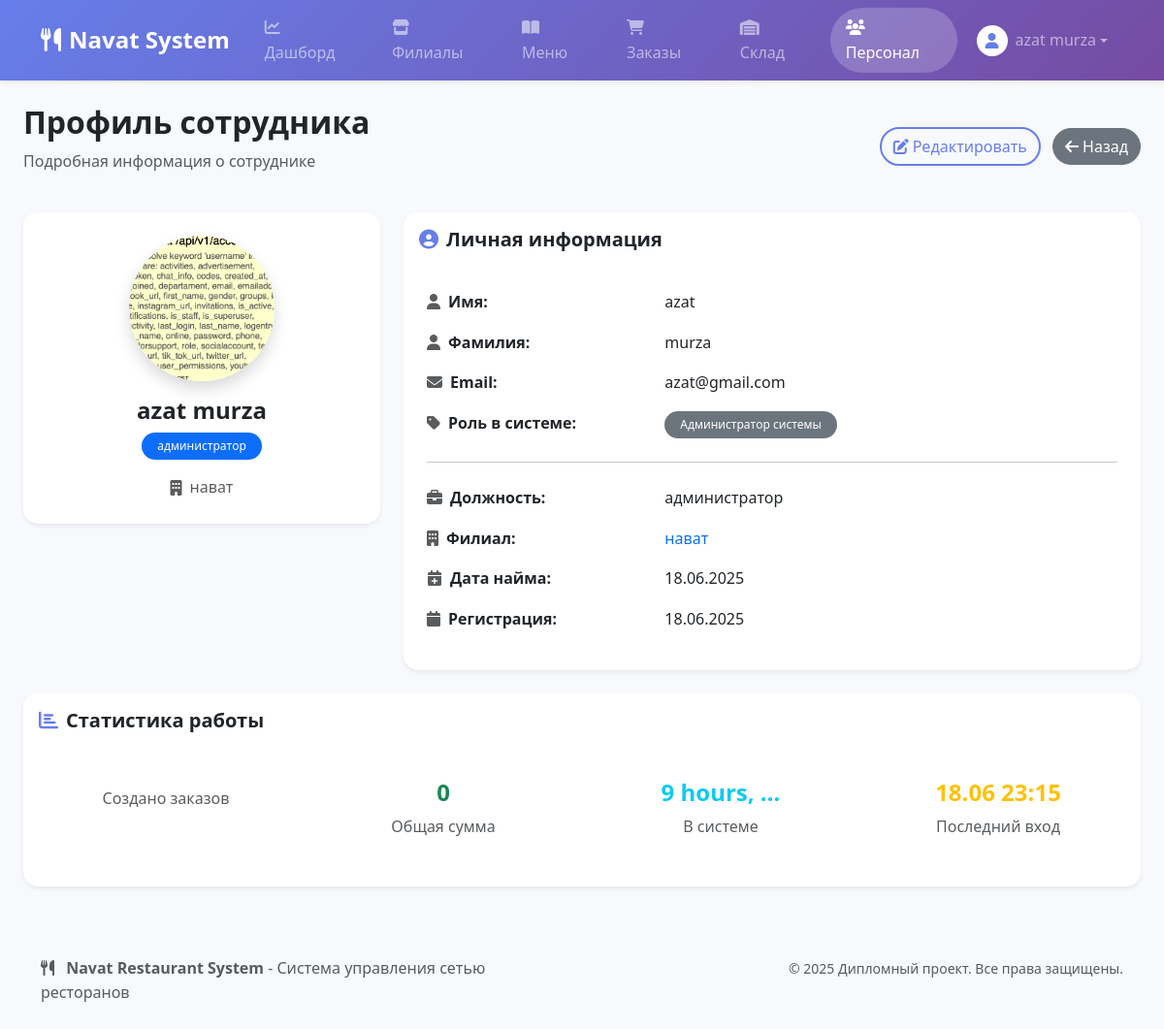
Before: /staff/1/ (signed in) with the older database file.
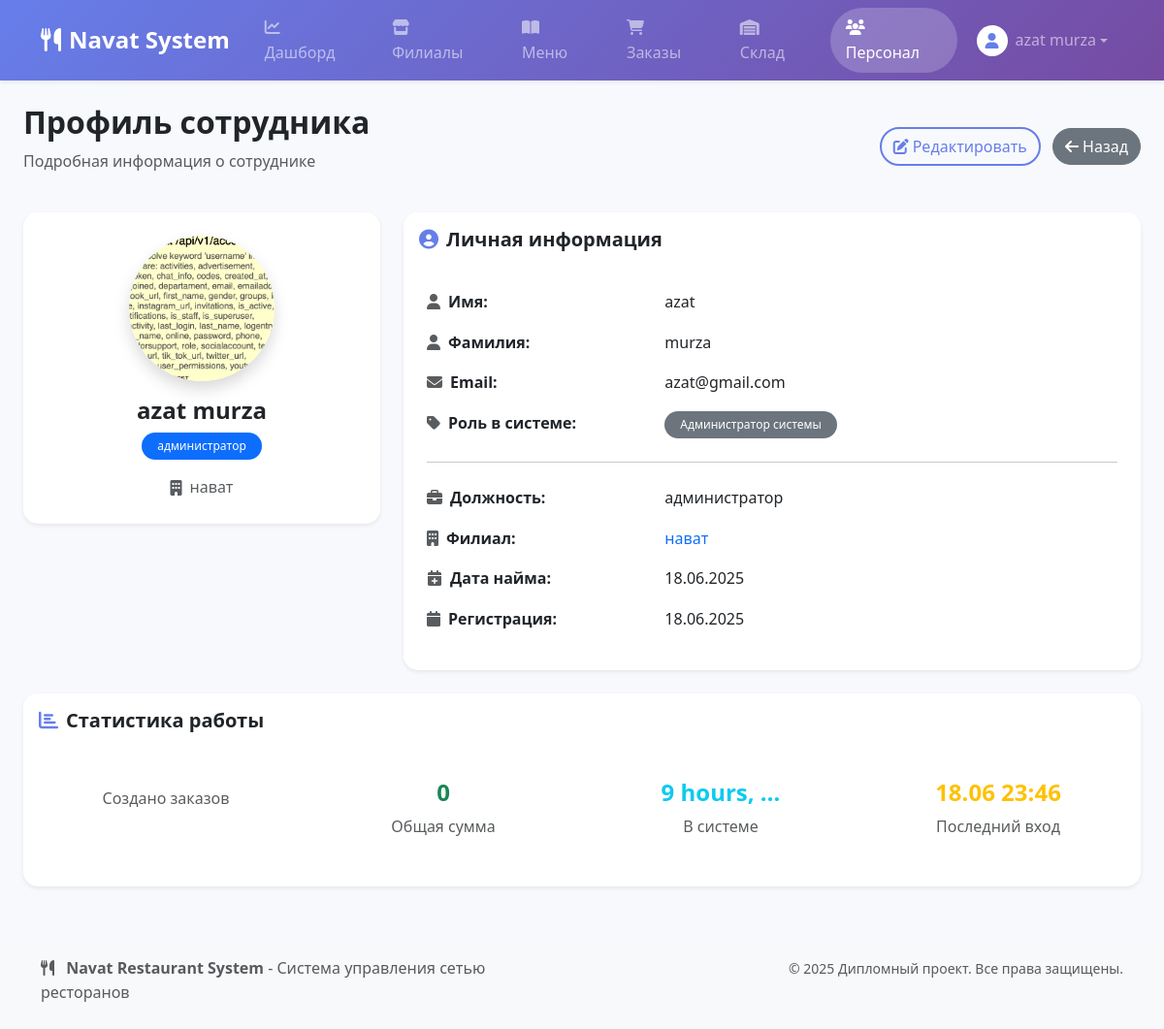
After: the same page with the newer database file.
### apps/accounts/models.py (models this page shows, shortened)
class CustomUser(AbstractUser):
    class Role(models.TextChoices):
        ADMIN = 'ADMIN', 'Администратор системы'
        MANAGER = 'MANAGER', 'Менеджер филиала'
        STAFF = 'STAFF', 'Рядовой сотрудник'
    email = models.EmailField('адрес электронной почты', unique=True)
    role = models.CharField('Роль', max_length=50, choices=Role.choices, default=Role.STAFF)
    USERNAME_FIELD = 'email'
    REQUIRED_FIELDS = ['username', 'first_name', 'last_name']
    class Meta:
        verbose_name = 'Пользователь'
        verbose_name_plural = 'Пользователи'

### apps/staff/models.py (models this page shows, shortened)
class Employee(models.Model):
    user = models.OneToOneField(
        settings.AUTH_USER_MODEL,
        on_delete=models.CASCADE,
        verbose_name='Учетная запись'
    )
    restaurant = models.ForeignKey(
        Restaurant,
        on_delete=models.SET_NULL,
        null=True,
        blank=True,
        related_name='employees',
        verbose_name='Филиал'
    )
    position = models.CharField('Должность', max_length=100) # Например: Официант, Повар, Хостес
    hire_date = models.DateField('Дата найма', auto_now_add=True)
    photo = models.ImageField('Фото', upload_to='staff_images/', blank=True, null=True)
    class Meta:
        verbose_name = 'Сотрудник'
        verbose_name_plural = 'Сотрудники'

### apps/restaurants/models.py (models this page shows, shortened)
class Restaurant(models.Model):
    name = models.CharField('Название филиала', max_length=100)
    address = models.CharField('Адрес', max_length=255)
    phone_number = models.CharField('Телефон', max_length=20)
    image = models.ImageField('Фотография ресторана', upload_to='restaurants_images/', blank=True, null=True)
    class Meta:
        verbose_name = 'Ресторан'
        verbose_name_plural = 'Рестораны'
        ordering = ['name']

### apps/staff/views.py (the view)
# urls.py: path('<int:pk>/', views.StaffDetailView.as_view(), name='detail'),
class StaffDetailView(LoginRequiredMixin, DetailView):
    model = Employee
    template_name = 'staff/detail.html'
    context_object_name = 'employee'
    def get_object(self):
        return get_object_or_404(
            Employee.objects.select_related('user', 'restaurant'),
            pk=self.kwargs['pk']
        )

### templates/staff/detail.html (shortened to what this page needs)
{% extends "base.html" %}
{% block content %}
<div class="d-flex justify-content-between align-items-center mb-4">
    <div>
        <h1 class="h2 fw-bold text-dark">Профиль сотрудника</h1>
        <p class="text-muted">Подробная информация о сотруднике</p>
    </div>
    <div>
        <a href="{% url 'staff:update' pk=employee.pk %}" class="btn btn-outline-primary me-2">
            <i class="fas fa-edit me-1"></i>Редактировать
        </a>
        <a href="{% url 'staff:list' %}" class="btn btn-secondary">
            <i class="fas fa-arrow-left me-1"></i>Назад
        </a>
    </div>
</div>
<div class="row">
    <div class="col-md-4 mb-4">
        <div class="card border-0 shadow-sm" style="border-radius: 15px;">
            <div class="card-body text-center p-4">
                {% if employee.photo %}
                    <img src="{{ employee.photo.url }}" class="rounded-circle mb-3 shadow" width="150" height="150" style="object-fit: cover;">
                {% else %}
                    <div class="mx-auto mb-3 d-flex align-items-center justify-content-center rounded-circle shadow" style="width: 150px; height: 150px; background: linear-gradient(135deg, #667eea 0%, #764ba2 100%);">
                        <i class="fas fa-user fa-4x text-white"></i>
                    </div>
                {% endif %}
                <h4 class="fw-bold mb-2">{{ employee.user.get_full_name|default:employee.user.username }}</h4>
                <span class="badge bg-primary px-3 py-2 rounded-pill mb-3">{{ employee.position }}</span>
                {% if employee.restaurant %}
                <div class="d-flex align-items-center justify-content-center text-muted">
                    <i class="fas fa-building me-2"></i>
                    <span>{{ employee.restaurant.name }}</span>
                </div>
                {% endif %}
            </div>
        </div>
    </div>
    <div class="col-md-8 mb-4">
        <div class="card border-0 shadow-sm" style="border-radius: 15px;">
            <div class="card-header bg-white border-0 py-3">
                <h5 class="mb-0 fw-bold">
                    <i class="fas fa-user-circle me-2 text-primary"></i>Личная информация
                </h5>
            </div>
            <div class="card-body p-4">
                <div class="row mb-3">
                    <div class="col-sm-4"><strong><i class="fas fa-user me-2 text-muted"></i>Имя:</strong></div>
                    <div class="col-sm-8">{{ employee.user.first_name|default:"Не указано" }}</div>
                </div>
                <div class="row mb-3">
                    <div class="col-sm-4"><strong><i class="fas fa-user me-2 text-muted"></i>Фамилия:</strong></div>
                    <div class="col-sm-8">{{ employee.user.last_name|default:"Не указано" }}</div>
                </div>
                <div class="row mb-3">
                    <div class="col-sm-4"><strong><i class="fas fa-envelope me-2 text-muted"></i>Email:</strong></div>
                    <div class="col-sm-8">{{ employee.user.email }}</div>
                </div>
                <div class="row mb-3">
                    <div class="col-sm-4"><strong><i class="fas fa-tag me-2 text-muted"></i>Роль в системе:</strong></div>
                    <div class="col-sm-8">
                        <span class="badge bg-secondary px-3 py-2 rounded-pill">{{ employee.user.get_role_display }}</span>
                    </div>
                </div>
                <hr class="my-4">
                <div class="row mb-3">
                    <div class="col-sm-4"><strong><i class="fas fa-briefcase me-2 text-muted"></i>Должность:</strong></div>
                    <div class="col-sm-8">{{ employee.position }}</div>
                </div>
                {% if employee.restaurant %}
                <div class="row mb-3">
                    <div class="col-sm-4"><strong><i class="fas fa-building me-2 text-muted"></i>Филиал:</strong></div>
                    <div class="col-sm-8">
                        <a href="{% url 'restaurants:detail' pk=employee.restaurant.pk %}" class="text-decoration-none">
                            {{ employee.restaurant.name }}
                        </a>
                    </div>
                </div>
                {% endif %}
                <div class="row mb-3">
                    <div class="col-sm-4"><strong><i class="fas fa-calendar-plus me-2 text-muted"></i>Дата найма:</strong></div>
                    <div class="col-sm-8">{{ employee.hire_date|date:"d.m.Y" }}</div>
                </div>
                <div class="row mb-3">
                    <div class="col-sm-4"><strong><i class="fas fa-calendar me-2 text-muted"></i>Регистрация:</strong></div>
                    <div class="col-sm-8">{{ employee.user.date_joined|date:"d.m.Y" }}</div>
                </div>
            </div>
        </div>
    </div>
</div>
<div class="row">
    <div class="col-12">
        <div class="card border-0 shadow-sm" style="border-radius: 15px;">
            <div class="card-header bg-white border-0 py-3">
                <h5 class="mb-0 fw-bold">
                    <i class="fas fa-chart-bar me-2 text-primary"></i>Статистика работы
                </h5>
            </div>
            <div class="card-body">
                <div class="row text-center">
                    <div class="col-md-3 mb-3">
                        <div class="p-3">
                            <div class="text-muted">Создано заказов</div>
                        </div>
                    </div>
                    <div class="col-md-3 mb-3">
                        <div class="p-3">
                            <div class="h4 text-success fw-bold">
                                {{ employee.user.created_orders.aggregate.total_sum|default:0|floatformat:0 }}
                            </div>
                            <div class="text-muted">Общая сумма</div>
                        </div>
                    </div>
                    <div class="col-md-3 mb-3">
                        <div class="p-3">
                            <div class="h4 text-info fw-bold">
                                {% with employee.user.date_joined|timesince as work_time %}
                                    {{ work_time|truncatewords:2 }}
                                {% endwith %}
                            </div>
                            <div class="text-muted">В системе</div>
                        </div>
                    </div>
                    <div class="col-md-3 mb-3">
                        <div class="p-3">
                            <div class="h4 text-warning fw-bold">
                                {% if employee.user.last_login %}
                                    {{ employee.user.last_login|date:"d.m H:i" }}
                                {% else %}
                                    Никогда
                                {% endif %}
                            </div>
                            <div class="text-muted">Последний вход</div>
                        </div>
                    </div>
                </div>
            </div>
        </div>
    </div>
</div>
{% endblock %}

### templates/base.html (shortened to what this page needs)
{% load static %}
<!DOCTYPE html>
<html lang="ru">
<head>
    <link href="https://cdn.jsdelivr.net/npm/bootstrap@5.3.2/dist/css/bootstrap.min.css" rel="stylesheet">
    <link rel="stylesheet" href="https://cdnjs.cloudflare.com/ajax/libs/font-awesome/6.4.0/css/all.min.css">
    <link rel="stylesheet" href="{% static 'css/base.css' %}">
</head>
<body>
    <nav class="navbar navbar-expand-lg navbar-dark shadow-sm" style="background: linear-gradient(135deg, #667eea 0%, #764ba2 100%);">
        <div class="container">
            <a class="navbar-brand fw-bold" href="{% url 'analytics:dashboard' %}">
                <i class="fas fa-utensils me-2"></i>Navat System
            </a>
            <div class="collapse navbar-collapse" id="navbarNav">
                {% if user.is_authenticated %}
                <ul class="navbar-nav me-auto">
                    <li class="nav-item">
                        <a class="nav-link px-3 rounded-pill mx-1 {% if request.resolver_match.namespace == 'analytics' %}active{% endif %}" href="{% url 'analytics:dashboard' %}">
                            <i class="fas fa-chart-line me-1"></i>Дашборд
                        </a>
                    </li>
                    <li class="nav-item">
                        <a class="nav-link px-3 rounded-pill mx-1 {% if request.resolver_match.namespace == 'restaurants' %}active{% endif %}" href="{% url 'restaurants:list' %}">
                            <i class="fas fa-store me-1"></i>Филиалы
                        </a>
                    </li>
                    <li class="nav-item">
                        <a class="nav-link px-3 rounded-pill mx-1 {% if request.resolver_match.namespace == 'menu' %}active{% endif %}" href="{% url 'menu:list' %}">
                            <i class="fas fa-book-open me-1"></i>Меню
                        </a>
                    </li>
                    <li class="nav-item">
                        <a class="nav-link px-3 rounded-pill mx-1 {% if request.resolver_match.namespace == 'orders' %}active{% endif %}" href="{% url 'orders:list' %}">
                            <i class="fas fa-shopping-cart me-1"></i>Заказы
                        </a>
                    </li>
                    <li class="nav-item">
                        <a class="nav-link px-3 rounded-pill mx-1 {% if request.resolver_match.namespace == 'inventory' %}active{% endif %}" href="{% url 'inventory:dashboard' %}">
                            <i class="fas fa-warehouse me-1"></i>Склад
                        </a>
                    </li>
                    <li class="nav-item">
                        <a class="nav-link px-3 rounded-pill mx-1 {% if request.resolver_match.namespace == 'staff' %}active{% endif %}" href="{% url 'staff:list' %}">
                            <i class="fas fa-users me-1"></i>Персонал
                        </a>
                    </li>
                </ul>
                <ul class="navbar-nav">
                    <li class="nav-item dropdown">
                        <a class="nav-link dropdown-toggle d-flex align-items-center px-3 rounded-pill" href="#" role="button" data-bs-toggle="dropdown" aria-expanded="false">
                            <div class="bg-white rounded-circle me-2 d-flex align-items-center justify-content-center" style="width: 32px; height: 32px;">
                                <i class="fas fa-user text-primary"></i>
                            </div>
                            <span class="d-none d-md-inline">{{ user.get_full_name|default:user.username }}</span>
                        </a>
                    </li>
                </ul>
                {% endif %}
            </div>
        </div>
    </nav>
    <main class="container-fluid px-4 mt-4">
        {% block content %}
        {% endblock %}
    </main>
    <footer class="mt-5 py-4 bg-light">
        <div class="container">
            <div class="row">
                <div class="col-md-6">
                    <p class="mb-0 text-muted">
                        <i class="fas fa-utensils me-2"></i>
                        <strong>Navat Restaurant System</strong> - Система управления сетью ресторанов
                    </p>
                </div>
                <div class="col-md-6 text-md-end">
                    <small class="text-muted">
                        © 2025 Дипломный проект. Все права защищены.
                    </small>
                </div>
            </div>
        </div>
    </footer>
</body>
</html>

### static/css/base.css (style rules this page uses)
body { background-color: #f8f9fc; font-family: 'Segoe UI', Tahoma, Geneva, Verdana, sans-serif; line-height: 1.6; }
.navbar-brand { font-size: 1.5rem; font-weight: 700; text-decoration: none; }
.nav-link { transition: all 0.3s ease; text-decoration: none; }
.card { border: none; border-radius: 15px; transition: transform 0.2s ease, box-shadow 0.2s ease; box-shadow: 0 2px 10px rgba(0, 0, 0, 0.08); }
.card-header { border-radius: 15px 15px 0 0 !important; border-bottom: 1px solid rgba(0, 0, 0, 0.05); }
.btn { border-radius: 25px; font-weight: 500; transition: all 0.3s ease; text-decoration: none; }
.btn-outline-primary { border: 2px solid #667eea; color: #667eea; }
.badge { font-size: 0.75em; font-weight: 500; }
.rounded-pill { border-radius: 50rem !important; }
.shadow-sm { box-shadow: 0 0.125rem 0.25rem rgba(0, 0, 0, 0.075) !important; }
.shadow { box-shadow: 0 0.5rem 1rem rgba(0, 0, 0, 0.15) !important; }
.text-primary { color: #667eea !important; }
.border-0 { border: 0 !important; }

### templates/base.html (style rules this page uses)
body { background-color: #f8f9fc; font-family: 'Segoe UI', Tahoma, Geneva, Verdana, sans-serif; }
.navbar-brand { font-size: 1.5rem; font-weight: 700; }
.card { transition: transform 0.2s ease, box-shadow 0.2s ease; }
.nav-link.active { background-color: rgba(255, 255, 255, 0.2) !important; }

Changed rows visible on the page:
changed through a linked row, Employee "администратор": user.last_login "18.06 23:15" → "18.06 23:46"
